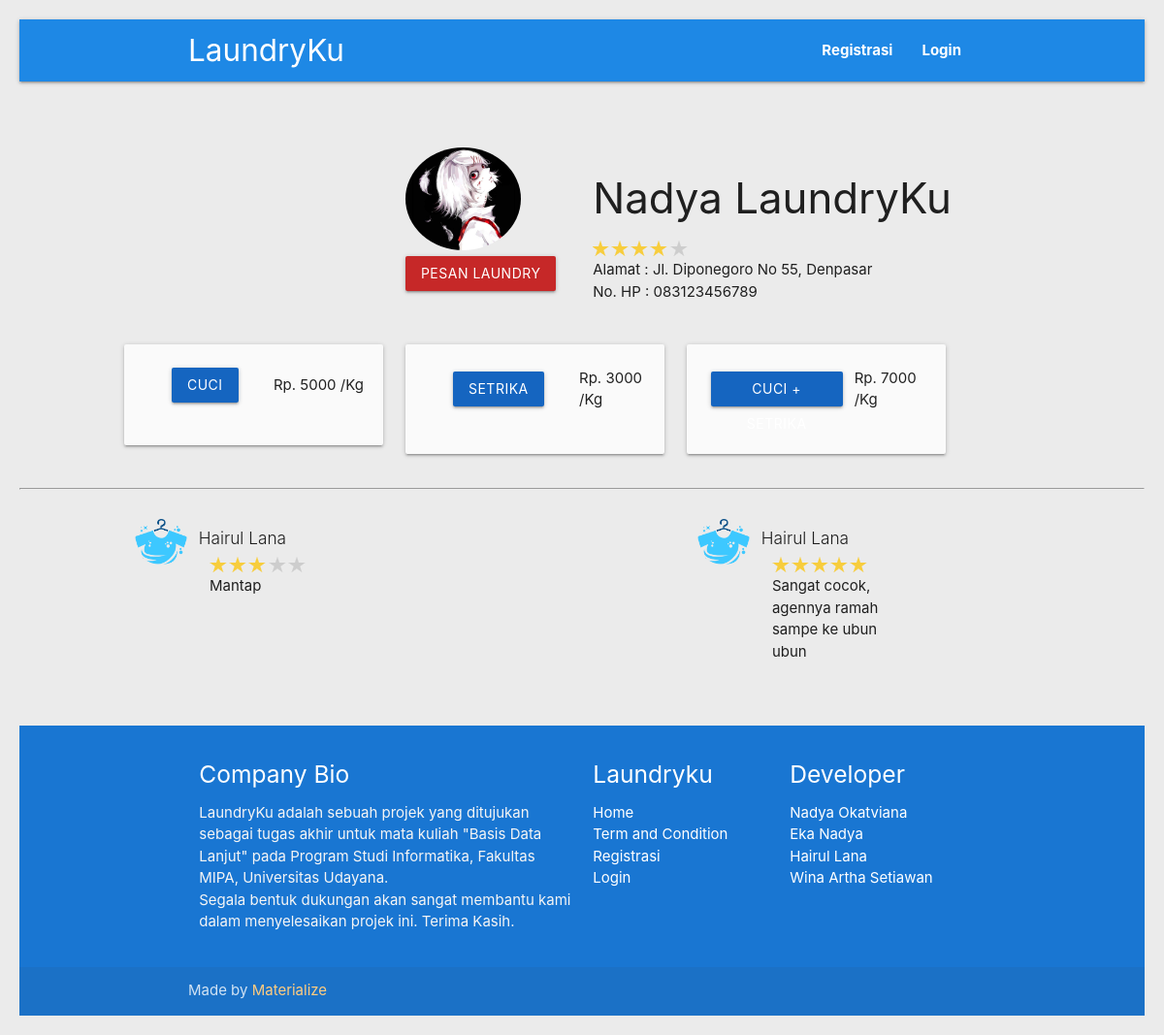
The app's page /detail-agen.php?id=1 with its own data.
### tables this page shows
CREATE TABLE `agen` (
  `id_agen` int(11) NOT NULL,
  `nama_laundry` varchar(30) DEFAULT NULL,
  `nama_pemilik` varchar(30) DEFAULT NULL,
  `telp` varchar(13) DEFAULT NULL,
  `email` varchar(30) DEFAULT NULL,
  `kota` varchar(20) DEFAULT NULL,
  `alamat` varchar(100) DEFAULT NULL,
  `plat_driver` varchar(12) DEFAULT NULL,
  `foto` text NOT NULL,
  `password` varchar(255) DEFAULT NULL
);

CREATE TABLE `harga` (
  `id_harga` int(11) NOT NULL,
  `jenis` varchar(30) NOT NULL,
  `id_agen` int(11) NOT NULL,
  `harga` int(11) NOT NULL
);

CREATE TABLE `transaksi` (
  `kode_transaksi` int(11) NOT NULL,
  `id_cucian` int(11) NOT NULL,
  `id_agen` int(11) NOT NULL,
  `id_pelanggan` int(11) NOT NULL,
  `tgl_mulai` date DEFAULT NULL,
  `tgl_selesai` date DEFAULT NULL,
  `total_bayar` int(11) DEFAULT NULL,
  `rating` int(11) DEFAULT NULL,
  `komentar` text NOT NULL
);

CREATE TABLE `pelanggan` (
  `id_pelanggan` int(11) NOT NULL,
  `nama` varchar(30) DEFAULT NULL,
  `email` varchar(30) DEFAULT NULL,
  `telp` varchar(13) DEFAULT NULL,
  `kota` varchar(20) DEFAULT NULL,
  `alamat` varchar(100) DEFAULT NULL,
  `foto` text NOT NULL,
  `password` varchar(255) DEFAULT NULL
);

### detail-agen.php (the view, shortened to what this page needs)
<?php
include 'connect-db.php';
$idAgen = $_GET["id"];
$query = mysqli_query($connect, "SELECT * FROM agen WHERE id_agen = '$idAgen'");
$agen = mysqli_fetch_assoc($query);
?>
<!DOCTYPE html>
<html lang="en">
<head>
</head>
<body>
    <?php include 'header.php'; ?>
    <br><br>
    <div class="row">
        <div class="col s2 offset-s4">
            <img src="img/agen/<?= $agen['foto'] ?>" class="circle responsive-img" width="70%" />
            <a id="download-button" class="btn waves-effect waves-light red darken-3" href="pesan-laundry.php?id=<?= $idAgen ?>">PESAN LAUNDRY</a>
        </div>
        <div class="col s6">
            <h3><?= $agen["nama_laundry"] ?></h3>
            <ul>
                <li>
                    <?php
                        $temp = $agen["id_agen"];
                        $queryStar = mysqli_query($connect,"SELECT * FROM transaksi WHERE id_agen = '$temp'");
                        $totalStar = 0;
                        $i = 0;
                        while ($star = mysqli_fetch_assoc($queryStar)){
                            if ($star["rating"] != 0){
                                $totalStar += $star["rating"];
                                $i++;
                                $fixStar = ceil($totalStar / $i);
                            }
                        }
                        if ( $totalStar == 0 ) {
                    ?>
                        <fieldset class="bintang"><span class="starImg star-0"></span></fieldset>
                    <?php }else { ?>
                        <fieldset class="bintang"><span class="starImg star-<?= $fixStar ?>"></span></fieldset>
                    <?php } ?>
                </li>
                <li>Alamat : <?= $agen["alamat"] . ", " . $agen["kota"] ?></li>
                <li>No. HP : <?= $agen["telp"] ?></li>
            </ul>
        </div>
    </div>
    <div class="row">
        <div class="col s3 offset-s1">
            <div class="card-panel grey lighten-5 z-depth-1">
                <div class="row valign-wrapper">
                    <button class="btn blue darken-3" style="margin:0% 15%">CUCI</button>
                    <div>
                        <?php
                            $harga = mysqli_query($connect, "SELECT * FROM harga WHERE id_agen = '$idAgen' AND jenis = 'cuci'");
                            $harga = mysqli_fetch_assoc($harga);
                            echo "Rp. " . $harga['harga'] . " /Kg";
                        ?>
                    </div>
                </div>
            </div>
        </div>
        <div class="col s3">
            <div class="card-panel grey lighten-5 z-depth-1">
                <div class="row valign-wrapper">
                    <button class="btn blue darken-3" style="margin:0% 15%">SETRIKA</button>
                    <div>
                        <?php
                            $harga = mysqli_query($connect, "SELECT * FROM harga WHERE id_agen = '$idAgen' AND jenis = 'setrika'");
                            $harga = mysqli_fetch_assoc($harga);
                            echo "Rp. " . $harga['harga'] . " /Kg";
                        ?>
                    </div>
                </div>
            </div>
        </div>
        <div class="col s3">
            <div class="card-panel grey lighten-5 z-depth-1">
                <div class="row valign-wrapper">
                    <button class="btn blue darken-3" style="margin:0% 5%">CUCI + SETRIKA</button>
                    <div>
                        <?php
                            $harga = mysqli_query($connect, "SELECT * FROM harga WHERE id_agen = '$idAgen' AND jenis = 'komplit'");
                            $harga = mysqli_fetch_assoc($harga);
                            echo "Rp. " . $harga['harga'] . " /Kg";
                        ?>
                    </div>
                </div>
            </div>
        </div>
    </div>
    <hr><br>
    <div class="row">
        <?php
        $temp = mysqli_query($connect, "SELECT * FROM transaksi WHERE id_agen = $idAgen");
        while ( $transaksi = mysqli_fetch_assoc($temp) ) :
        $idPelanggan = $transaksi["id_pelanggan"];
        $temp2 = mysqli_query($connect, "SELECT * FROM pelanggan WHERE id_pelanggan = $idPelanggan");
        $pelanggan = mysqli_fetch_assoc($temp2);
        ?>
        <div class="col s5 offset-s1">
            <div class="col s2">
                <img src="img/pelanggan/<?= $pelanggan['foto'] ?>" class="circle responsive-img" width=100% alt="foto">
            </div>
            <?= "<h6 class='light'>" . $pelanggan["nama"] . "</h6>";?>
            <div class="col s4">
                <fieldset class="bintang"><span class="starImg star-<?= $transaksi['rating'] ?>"></span></fieldset>
                <?= $transaksi["komentar"]; ?>
            </div>
        </div>
        <?php endwhile; ?>
    </div>
    <?php include "footer.php"; ?>
</body>
</html>

### css/rating.css (style rules this page uses)
fieldset, label { margin: 0; padding: 0; }
body { margin: 20px; }
.bintang { width: 100px; border: none; font-weight: bold; font-size: 12px; }
.starImg { width: 100px; height: 21px; display: block; background: url(../img/rating.png) 0 0 no-repeat; }
.star-6 { background-position: -40px 0; }
.star-8 { background-position: -21px 0; }
.star-10 { background-position: 0 0; }

### records on screen
agen: foto (picture), nama_laundry "Nadya LaundryKu", alamat "Jl. Diponegoro No 55", kota "Denpasar", telp "083123456789"
harga: harga "5000"
harga: harga "3000"
harga: harga "7000"
transaksi: id_pelanggan.foto (placeholder picture), id_pelanggan.nama "Hairul Lana", komentar "Mantap"
transaksi: id_pelanggan.foto (placeholder picture), id_pelanggan.nama "Hairul Lana", komentar "Sangat cocok, agennya ramah sampe ke ubun ubun"
